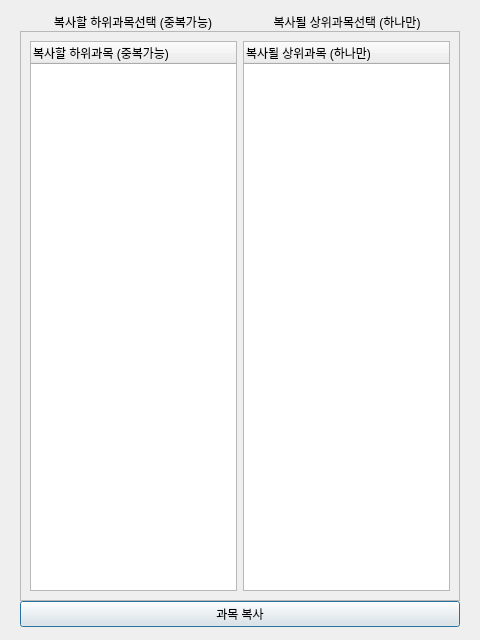
<?xml version="1.0" encoding="UTF-8"?>
<ui version="4.0">
 <class>Dialog</class>
 <widget class="QDialog" name="Dialog">
  <property name="geometry">
   <rect>
    <x>0</x>
    <y>0</y>
    <width>480</width>
    <height>640</height>
   </rect>
  </property>
  <property name="windowTitle">
   <string>Dialog</string>
  </property>
  <layout class="QVBoxLayout" name="verticalLayout">
   <item>
    <widget class="QFrame" name="frame">
     <property name="frameShape">
      <enum>QFrame::NoFrame</enum>
     </property>
     <property name="frameShadow">
      <enum>QFrame::Raised</enum>
     </property>
     <layout class="QVBoxLayout" name="verticalLayout_2">
      <property name="spacing">
       <number>0</number>
      </property>
      <property name="topMargin">
       <number>2</number>
      </property>
      <property name="bottomMargin">
       <number>2</number>
      </property>
      <item>
       <widget class="QFrame" name="frame_2">
        <property name="enabled">
         <bool>true</bool>
        </property>
        <property name="maximumSize">
         <size>
          <width>16777215</width>
          <height>1120</height>
         </size>
        </property>
        <property name="frameShape">
         <enum>QFrame::NoFrame</enum>
        </property>
        <property name="frameShadow">
         <enum>QFrame::Raised</enum>
        </property>
        <layout class="QHBoxLayout" name="horizontalLayout">
         <property name="topMargin">
          <number>0</number>
         </property>
         <property name="bottomMargin">
          <number>0</number>
         </property>
         <item>
          <widget class="QLabel" name="label">
           <property name="text">
            <string>복사할 하위과목선택 (중복가능)</string>
           </property>
           <property name="alignment">
            <set>Qt::AlignCenter</set>
           </property>
           <property name="wordWrap">
            <bool>true</bool>
           </property>
           <property name="margin">
            <number>30</number>
           </property>
          </widget>
         </item>
         <item>
          <widget class="QLabel" name="label_2">
           <property name="text">
            <string>복사될 상위과목선택 (하나만)</string>
           </property>
           <property name="alignment">
            <set>Qt::AlignCenter</set>
           </property>
           <property name="wordWrap">
            <bool>true</bool>
           </property>
           <property name="margin">
            <number>30</number>
           </property>
          </widget>
         </item>
        </layout>
       </widget>
      </item>
      <item>
       <widget class="QFrame" name="frame_3">
        <property name="frameShape">
         <enum>QFrame::StyledPanel</enum>
        </property>
        <property name="frameShadow">
         <enum>QFrame::Raised</enum>
        </property>
        <layout class="QHBoxLayout" name="horizontalLayout_2">
         <item>
          <widget class="QTreeWidget" name="copyingTreeWidget">
           <property name="selectionMode">
            <enum>QAbstractItemView::MultiSelection</enum>
           </property>
           <column>
            <property name="text">
             <string>복사할 하위과목 (중복가능)</string>
            </property>
           </column>
          </widget>
         </item>
         <item>
          <widget class="QTreeWidget" name="copiedTreeWidget">
           <column>
            <property name="text">
             <string>복사될 상위과목 (하나만)</string>
            </property>
           </column>
          </widget>
         </item>
        </layout>
       </widget>
      </item>
      <item>
       <widget class="QPushButton" name="copySubjectBtn">
        <property name="text">
         <string>과목 복사</string>
        </property>
       </widget>
      </item>
     </layout>
    </widget>
   </item>
  </layout>
 </widget>
 <resources/>
 <connections/>
</ui>
